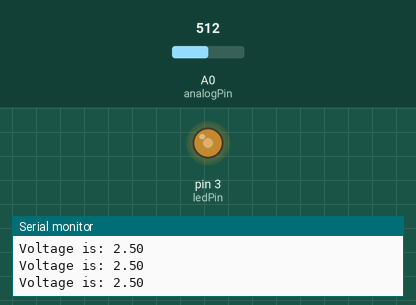
Recording of a sketch running on a simulated Arduino Uno, built with avr-gcc and run on an emulated ATmega328P. Shown: output pins drawn as LEDs (lit = HIGH), the last lines printed to the serial monitor. The inputs (shaded band) are chosen by the test bench; at power-on: A0 (analogPin) = 512.

Above: at 1.2 s.
1.3 s: A0 (analogPin) set to 716
At 1.7 s:
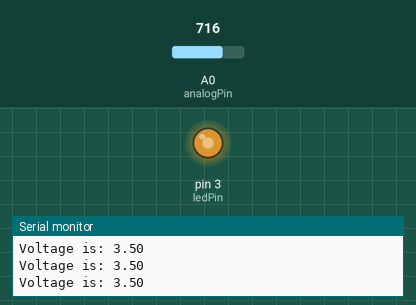
2.8 s: A0 (analogPin) set to 900
At 3.9 s:
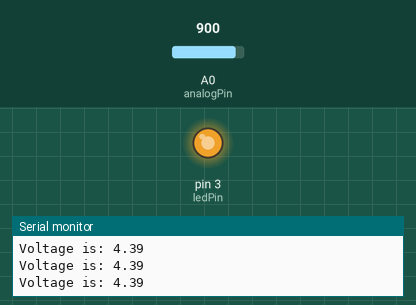
4.3 s: A0 (analogPin) set to 122
At 5.0 s:
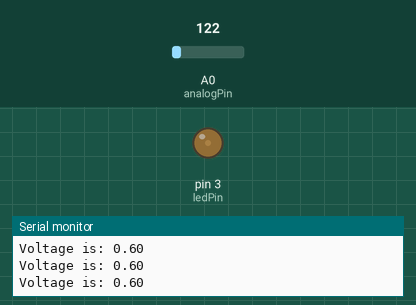
5.8 s: A0 (analogPin) set to 0
At 7.2 s:
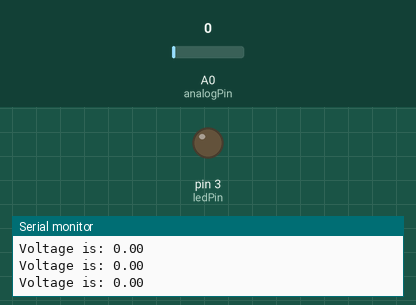
Timing chart, 0 to 8.3 s (numbered marks = the images above; inputs shaded):
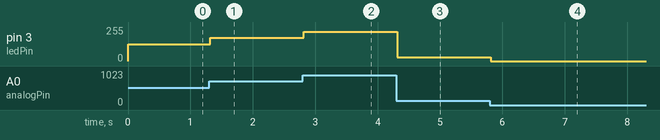

The sketch:

MeasuringVoltageARDUINO.ino
```cpp
#define analogPin A0
#define Vcc 5.0 //Board voltage
#define ledPin 3

void setup() {
//put your setup code here, to run once
Serial.begin(9600);
}

void loop() {
//put your main code here, to run repeatedly
float voltage = Vcc*analogRead(analogPin)/1024;
Serial.print("Voltage is: ");
Serial.println(voltage);
int dutyCycle = voltage*50; //or this >> analogRead(analogPin);
analogWrite(ledPin, dutyCycle);
delay(10);
}
```

Measured:
- after the input at 1.3 s, pin 3 (ledPin): 125/255 → 174/255 at once
- after the input at 2.8 s, pin 3 (ledPin): 174/255 → 219/255 at once
- after the input at 4.3 s, pin 3 (ledPin): 219/255 → 29/255 at once
- after the input at 5.8 s, pin 3 (ledPin): 29/255 → 0/255 at once
